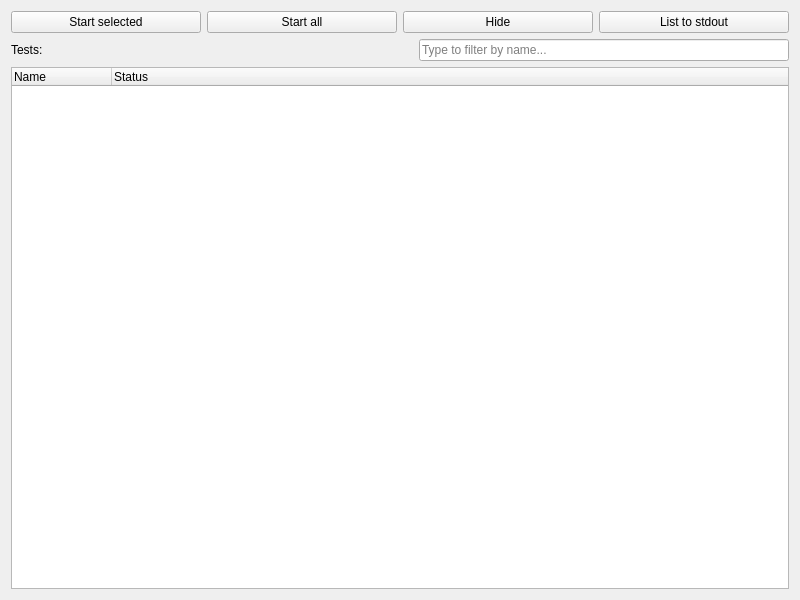
<?xml version="1.0" encoding="UTF-8"?>
<ui version="4.0">
 <class>GUITestRunner</class>
 <widget class="QWidget" name="GUITestRunner">
  <property name="geometry">
   <rect>
    <x>0</x>
    <y>0</y>
    <width>800</width>
    <height>600</height>
   </rect>
  </property>
  <property name="windowTitle">
   <string>GUI Test Runner</string>
  </property>
  <layout class="QVBoxLayout" name="verticalLayout_2">
   <item>
    <layout class="QHBoxLayout" name="horizontalLayout">
     <item>
      <widget class="QPushButton" name="startSelectedButton">
       <property name="text">
        <string>Start selected</string>
       </property>
      </widget>
     </item>
     <item>
      <widget class="QPushButton" name="startAllButton">
       <property name="text">
        <string>Start all</string>
       </property>
      </widget>
     </item>
     <item>
      <widget class="QPushButton" name="hideButton">
       <property name="text">
        <string>Hide</string>
       </property>
      </widget>
     </item>
     <item>
      <widget class="QPushButton" name="listToStdout">
       <property name="text">
        <string>List to stdout</string>
       </property>
      </widget>
     </item>
    </layout>
   </item>
   <item>
    <layout class="QHBoxLayout" name="horizontalLayout_2">
     <item>
      <widget class="QLabel" name="label">
       <property name="text">
        <string>Tests:</string>
       </property>
      </widget>
     </item>
     <item>
      <spacer name="horizontalSpacer">
       <property name="orientation">
        <enum>Qt::Horizontal</enum>
       </property>
       <property name="sizeHint" stdset="0">
        <size>
         <width>40</width>
         <height>20</height>
        </size>
       </property>
      </spacer>
     </item>
     <item>
      <widget class="QLineEdit" name="filter">
       <property name="placeholderText">
        <string>Type to filter by name...</string>
       </property>
      </widget>
     </item>
    </layout>
   </item>
   <item>
    <widget class="QTreeWidget" name="tree">
     <property name="selectionMode">
      <enum>QAbstractItemView::SingleSelection</enum>
     </property>
     <column>
      <property name="text">
       <string>Name</string>
      </property>
     </column>
     <column>
      <property name="text">
       <string>Status</string>
      </property>
     </column>
    </widget>
   </item>
  </layout>
 </widget>
 <resources/>
 <connections>
  <connection>
   <sender>hideButton</sender>
   <signal>clicked()</signal>
   <receiver>GUITestRunner</receiver>
   <slot>hide()</slot>
   <hints>
    <hint type="sourcelabel">
     <x>662</x>
     <y>17</y>
    </hint>
    <hint type="destinationlabel">
     <x>399</x>
     <y>299</y>
    </hint>
   </hints>
  </connection>
 </connections>
</ui>
